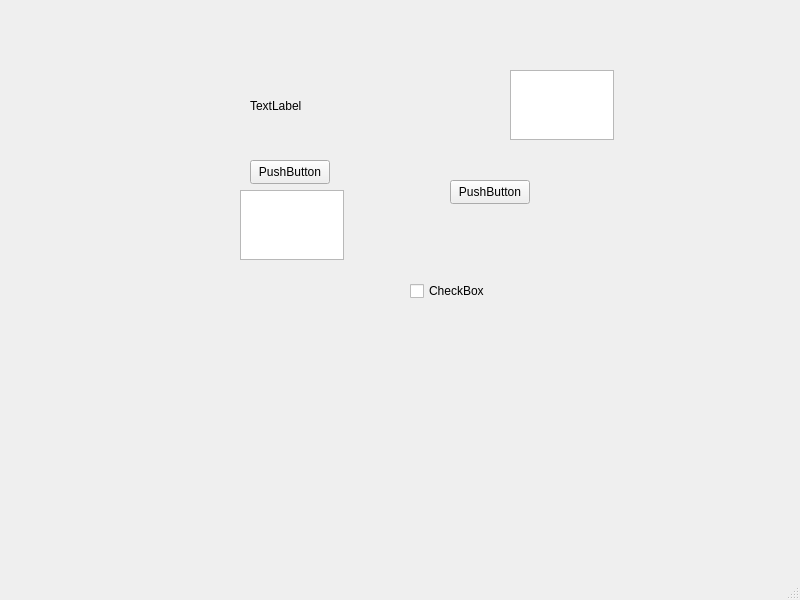
<?xml version="1.0" encoding="UTF-8"?>
<ui version="4.0">
 <class>MainWindow</class>
 <widget class="QMainWindow" name="MainWindow">
  <property name="geometry">
   <rect>
    <x>0</x>
    <y>0</y>
    <width>800</width>
    <height>600</height>
   </rect>
  </property>
  <property name="windowTitle">
   <string>MainWindow</string>
  </property>
  <widget class="QWidget" name="centralwidget">
   <widget class="QPushButton" name="pushButton">
    <property name="geometry">
     <rect>
      <x>250</x>
      <y>160</y>
      <width>80</width>
      <height>24</height>
     </rect>
    </property>
    <property name="text">
     <string>PushButton</string>
    </property>
   </widget>
   <widget class="QLabel" name="label">
    <property name="geometry">
     <rect>
      <x>250</x>
      <y>90</y>
      <width>81</width>
      <height>31</height>
     </rect>
    </property>
    <property name="text">
     <string>TextLabel</string>
    </property>
   </widget>
   <widget class="QTextEdit" name="textEdit">
    <property name="geometry">
     <rect>
      <x>240</x>
      <y>190</y>
      <width>104</width>
      <height>70</height>
     </rect>
    </property>
   </widget>
   <widget class="QPlainTextEdit" name="plainTextEdit">
    <property name="geometry">
     <rect>
      <x>510</x>
      <y>70</y>
      <width>104</width>
      <height>70</height>
     </rect>
    </property>
   </widget>
   <widget class="QPushButton" name="pushButton_2">
    <property name="geometry">
     <rect>
      <x>450</x>
      <y>180</y>
      <width>80</width>
      <height>24</height>
     </rect>
    </property>
    <property name="text">
     <string>PushButton</string>
    </property>
   </widget>
   <widget class="QCheckBox" name="checkBox">
    <property name="geometry">
     <rect>
      <x>410</x>
      <y>280</y>
      <width>78</width>
      <height>22</height>
     </rect>
    </property>
    <property name="text">
     <string>CheckBox</string>
    </property>
   </widget>
  </widget>
  <widget class="QMenuBar" name="menubar">
   <property name="geometry">
    <rect>
     <x>0</x>
     <y>0</y>
     <width>800</width>
     <height>21</height>
    </rect>
   </property>
  </widget>
  <widget class="QStatusBar" name="statusbar"/>
 </widget>
 <resources/>
 <connections/>
</ui>
